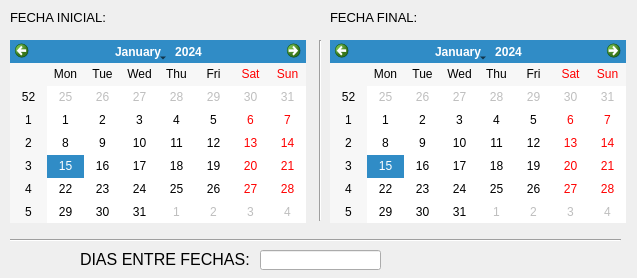
<?xml version="1.0" encoding="UTF-8"?>
<ui version="4.0">
 <class>fechas</class>
 <widget class="QMainWindow" name="fechas">
  <property name="geometry">
   <rect>
    <x>0</x>
    <y>0</y>
    <width>637</width>
    <height>278</height>
   </rect>
  </property>
  <property name="windowTitle">
   <string>fechas</string>
  </property>
  <widget class="QWidget" name="centralWidget">
   <widget class="QCalendarWidget" name="calendarWidget_2">
    <property name="geometry">
     <rect>
      <x>330</x>
      <y>40</y>
      <width>296</width>
      <height>183</height>
     </rect>
    </property>
   </widget>
   <widget class="QCalendarWidget" name="calendarWidget">
    <property name="geometry">
     <rect>
      <x>10</x>
      <y>40</y>
      <width>296</width>
      <height>183</height>
     </rect>
    </property>
   </widget>
   <widget class="Line" name="line">
    <property name="geometry">
     <rect>
      <x>10</x>
      <y>230</y>
      <width>611</width>
      <height>20</height>
     </rect>
    </property>
    <property name="orientation">
     <enum>Qt::Horizontal</enum>
    </property>
   </widget>
   <widget class="Line" name="line_2">
    <property name="geometry">
     <rect>
      <x>310</x>
      <y>40</y>
      <width>20</width>
      <height>181</height>
     </rect>
    </property>
    <property name="orientation">
     <enum>Qt::Vertical</enum>
    </property>
   </widget>
   <widget class="QLabel" name="label_f_inic">
    <property name="geometry">
     <rect>
      <x>10</x>
      <y>10</y>
      <width>101</width>
      <height>16</height>
     </rect>
    </property>
    <property name="text">
     <string>&lt;html&gt;&lt;head/&gt;&lt;body&gt;&lt;p&gt;&lt;span style=&quot; font-size:10pt;&quot;&gt;FECHA INICIAL:&lt;/span&gt;&lt;/p&gt;&lt;/body&gt;&lt;/html&gt;</string>
    </property>
   </widget>
   <widget class="QLabel" name="label_f_final">
    <property name="geometry">
     <rect>
      <x>330</x>
      <y>10</y>
      <width>91</width>
      <height>16</height>
     </rect>
    </property>
    <property name="text">
     <string>&lt;html&gt;&lt;head/&gt;&lt;body&gt;&lt;p&gt;&lt;span style=&quot; font-size:10pt;&quot;&gt;FECHA FINAL:&lt;/span&gt;&lt;/p&gt;&lt;/body&gt;&lt;/html&gt;</string>
    </property>
   </widget>
   <widget class="QLabel" name="label_dias">
    <property name="geometry">
     <rect>
      <x>80</x>
      <y>250</y>
      <width>171</width>
      <height>16</height>
     </rect>
    </property>
    <property name="text">
     <string>&lt;html&gt;&lt;head/&gt;&lt;body&gt;&lt;p&gt;&lt;span style=&quot; font-size:12pt;&quot;&gt;DIAS ENTRE FECHAS:&lt;/span&gt;&lt;/p&gt;&lt;/body&gt;&lt;/html&gt;</string>
    </property>
   </widget>
   <widget class="QLineEdit" name="lineEdit">
    <property name="geometry">
     <rect>
      <x>260</x>
      <y>250</y>
      <width>121</width>
      <height>20</height>
     </rect>
    </property>
   </widget>
  </widget>
 </widget>
 <layoutdefault spacing="6" margin="11"/>
 <resources/>
 <connections/>
</ui>
